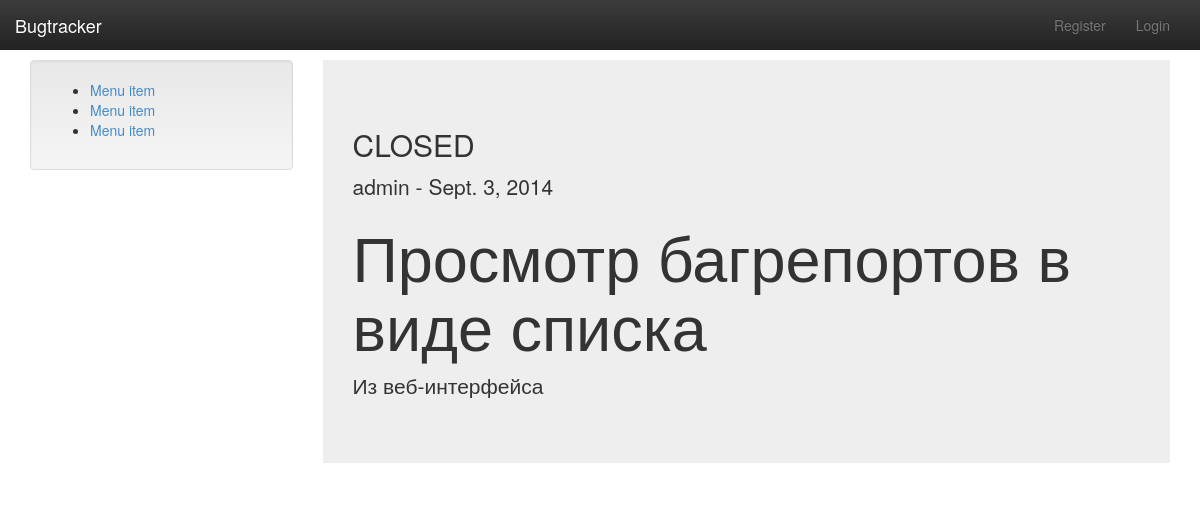
The app's page /bugs/2/ with its own data.
### bugtracker/models.py (models this page shows, shortened)
class Ticket(models.Model):
    title = models.CharField(max_length=128)
    text = models.TextField()
    created = models.DateTimeField(auto_now=True)
    closed = models.BooleanField(default=False)
    user = models.ForeignKey(User,)

### bugtracker/views.py (the view)
# urls.py: url(r'^(?P<pk>[0-9]+)/$', BugDetailView.as_view(), name='detail'),
class BugDetailView(DetailView):
    model = Ticket
    template_name = 'detail.html'

### templates/detail.html (shortened to what this page needs)
{% extends 'base.html' %}
{% block content_block %}
    <div class="jumbotron">
        <h2>{{ object.closed|yesno:"CLOSED, OPENED" }}</h2>
        <p>{{ object.user }} - {{ object.created|date }}</p>
        <h1>{{ object.title }}</h1>
        <p>{{ object.text }}</p>
    </div>
{% endblock %}

### static/css/style.css (style rules this page uses)
body { padding-top: 60px; }

### records on screen
Ticket: closed "CLOSED", user "admin", created "Sept. 3, 2014", title "Просмотр багрепортов в виде списка", text "Из веб-интерфейса"
